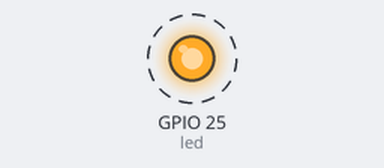
Recording of a program running on a simulated Raspberry Pi (BCM pin numbers). Parts: output pins drawn as LEDs (lit = HIGH). Dashed ring = blinking.

Above: at 0.5 s.
Timing chart, 0 to 4.6 s (numbered marks = the images above):
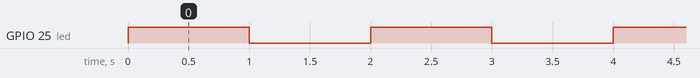

Measured:
- by itself, GPIO 25 (led): alternates HIGH for 1.0 s and LOW for 1.0 s

The program:

Practice_8_Relay.py
```python
#PRACTICA 8 | Control de un relay
#Code for using a Relay.

from gpiozero import LED 		#libreria para LED|Relay
from time import sleep			#libreria tiempo/sleep.
led = LED(25) 					#pin donde esta declarado el LED - Raspberry pin GPIO for LED.
while True:
	led.on()					#prende el led - Turn ON a LED.
	sleep(1)					#prende por 1 segundo.
	led.off() 					#apaga el led - Turn OFF a LED.
	sleep(1)					#se apaga por un segundo.
#Follow me on my YouTube channel: https://www.youtube.com/@adrieltrejodearcos3335/featured
```
